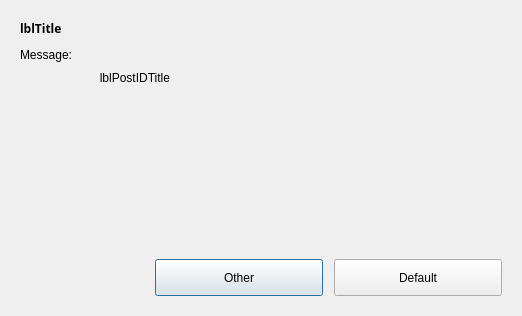
<?xml version="1.0" encoding="UTF-8"?>
<ui version="4.0">
 <class>Dialog</class>
 <widget class="QDialog" name="Dialog">
  <property name="geometry">
   <rect>
    <x>0</x>
    <y>0</y>
    <width>522</width>
    <height>316</height>
   </rect>
  </property>
  <property name="windowTitle">
   <string>Dialog</string>
  </property>
  <property name="autoFillBackground">
   <bool>false</bool>
  </property>
  <layout class="QVBoxLayout" name="verticalLayout_2">
   <item>
    <widget class="QFrame" name="frContainer">
     <property name="frameShape">
      <enum>QFrame::NoFrame</enum>
     </property>
     <property name="frameShadow">
      <enum>QFrame::Raised</enum>
     </property>
     <layout class="QVBoxLayout" name="verticalLayout_3">
      <item>
       <layout class="QHBoxLayout" name="DialogTitle">
        <property name="bottomMargin">
         <number>5</number>
        </property>
        <item>
         <widget class="QLabel" name="lblTitle">
          <property name="sizePolicy">
           <sizepolicy hsizetype="Preferred" vsizetype="Preferred">
            <horstretch>0</horstretch>
            <verstretch>0</verstretch>
           </sizepolicy>
          </property>
          <property name="maximumSize">
           <size>
            <width>16777215</width>
            <height>45</height>
           </size>
          </property>
          <property name="font">
           <font>
            <family>Century Gothic</family>
            <weight>75</weight>
            <bold>true</bold>
           </font>
          </property>
          <property name="text">
           <string>lblTitle</string>
          </property>
         </widget>
        </item>
       </layout>
      </item>
      <item>
       <widget class="QLabel" name="lblMessage">
        <property name="text">
         <string>Message:</string>
        </property>
       </widget>
      </item>
      <item>
       <layout class="QHBoxLayout" name="horizontalLayout_3">
        <item>
         <layout class="QVBoxLayout" name="verticalLayout">
          <item>
           <layout class="QHBoxLayout" name="horizontalLayout">
            <item>
             <widget class="QLabel" name="lblPostIDTitle">
              <property name="minimumSize">
               <size>
                <width>150</width>
                <height>0</height>
               </size>
              </property>
              <property name="text">
               <string>lblPostIDTitle</string>
              </property>
              <property name="alignment">
               <set>Qt::AlignRight|Qt::AlignTrailing|Qt::AlignVCenter</set>
              </property>
             </widget>
            </item>
            <item>
             <widget class="QFrame" name="txtPostIDValue">
              <property name="sizePolicy">
               <sizepolicy hsizetype="Expanding" vsizetype="Preferred">
                <horstretch>8</horstretch>
                <verstretch>0</verstretch>
               </sizepolicy>
              </property>
              <property name="minimumSize">
               <size>
                <width>0</width>
                <height>20</height>
               </size>
              </property>
              <property name="frameShape">
               <enum>QFrame::NoFrame</enum>
              </property>
              <property name="frameShadow">
               <enum>QFrame::Raised</enum>
              </property>
             </widget>
            </item>
            <item>
             <widget class="QFrame" name="txtPostIDTimeValue">
              <property name="sizePolicy">
               <sizepolicy hsizetype="Expanding" vsizetype="Preferred">
                <horstretch>6</horstretch>
                <verstretch>0</verstretch>
               </sizepolicy>
              </property>
              <property name="minimumSize">
               <size>
                <width>0</width>
                <height>20</height>
               </size>
              </property>
              <property name="frameShape">
               <enum>QFrame::NoFrame</enum>
              </property>
              <property name="frameShadow">
               <enum>QFrame::Raised</enum>
              </property>
             </widget>
            </item>
            <item>
             <widget class="QFrame" name="txtPostIDNumber">
              <property name="sizePolicy">
               <sizepolicy hsizetype="Expanding" vsizetype="Preferred">
                <horstretch>4</horstretch>
                <verstretch>0</verstretch>
               </sizepolicy>
              </property>
              <property name="minimumSize">
               <size>
                <width>0</width>
                <height>20</height>
               </size>
              </property>
              <property name="frameShape">
               <enum>QFrame::NoFrame</enum>
              </property>
              <property name="frameShadow">
               <enum>QFrame::Raised</enum>
              </property>
             </widget>
            </item>
           </layout>
          </item>
          <item>
           <layout class="QHBoxLayout" name="horizontalLayout_2">
            <property name="spacing">
             <number>6</number>
            </property>
            <item>
             <widget class="QFrame" name="frmOptions1">
              <layout class="QHBoxLayout" name="onBehalfOfCompanyLayout">
               <item>
                <spacer name="horizontalSpacer">
                 <property name="orientation">
                  <enum>Qt::Horizontal</enum>
                 </property>
                 <property name="sizeHint" stdset="0">
                  <size>
                   <width>40</width>
                   <height>20</height>
                  </size>
                 </property>
                </spacer>
               </item>
              </layout>
             </widget>
            </item>
           </layout>
          </item>
         </layout>
        </item>
        <item>
         <spacer name="horizontalSpacer_2">
          <property name="orientation">
           <enum>Qt::Horizontal</enum>
          </property>
          <property name="sizeType">
           <enum>QSizePolicy::Fixed</enum>
          </property>
          <property name="sizeHint" stdset="0">
           <size>
            <width>70</width>
            <height>20</height>
           </size>
          </property>
         </spacer>
        </item>
       </layout>
      </item>
      <item>
       <spacer name="ContentBottomSpacer">
        <property name="orientation">
         <enum>Qt::Vertical</enum>
        </property>
        <property name="sizeHint" stdset="0">
         <size>
          <width>20</width>
          <height>43</height>
         </size>
        </property>
       </spacer>
      </item>
      <item>
       <layout class="QHBoxLayout" name="DialogButtons">
        <property name="topMargin">
         <number>5</number>
        </property>
        <item>
         <spacer name="ButtonAlignSpacer">
          <property name="orientation">
           <enum>Qt::Horizontal</enum>
          </property>
          <property name="sizeHint" stdset="0">
           <size>
            <width>40</width>
            <height>20</height>
           </size>
          </property>
         </spacer>
        </item>
        <item>
         <widget class="QPushButton" name="btnCancel">
          <property name="enabled">
           <bool>true</bool>
          </property>
          <property name="minimumSize">
           <size>
            <width>168</width>
            <height>37</height>
           </size>
          </property>
          <property name="maximumSize">
           <size>
            <width>168</width>
            <height>37</height>
           </size>
          </property>
          <property name="text">
           <string>Other</string>
          </property>
          <property name="default">
           <bool>false</bool>
          </property>
         </widget>
        </item>
        <item>
         <spacer name="ButtonsSpacer">
          <property name="orientation">
           <enum>Qt::Horizontal</enum>
          </property>
          <property name="sizeType">
           <enum>QSizePolicy::Fixed</enum>
          </property>
          <property name="sizeHint" stdset="0">
           <size>
            <width>5</width>
            <height>20</height>
           </size>
          </property>
         </spacer>
        </item>
        <item>
         <widget class="QPushButton" name="btnOK">
          <property name="enabled">
           <bool>true</bool>
          </property>
          <property name="minimumSize">
           <size>
            <width>168</width>
            <height>37</height>
           </size>
          </property>
          <property name="maximumSize">
           <size>
            <width>168</width>
            <height>37</height>
           </size>
          </property>
          <property name="text">
           <string>Default</string>
          </property>
          <property name="default">
           <bool>false</bool>
          </property>
         </widget>
        </item>
       </layout>
      </item>
     </layout>
    </widget>
   </item>
  </layout>
 </widget>
 <resources/>
 <connections/>
</ui>
